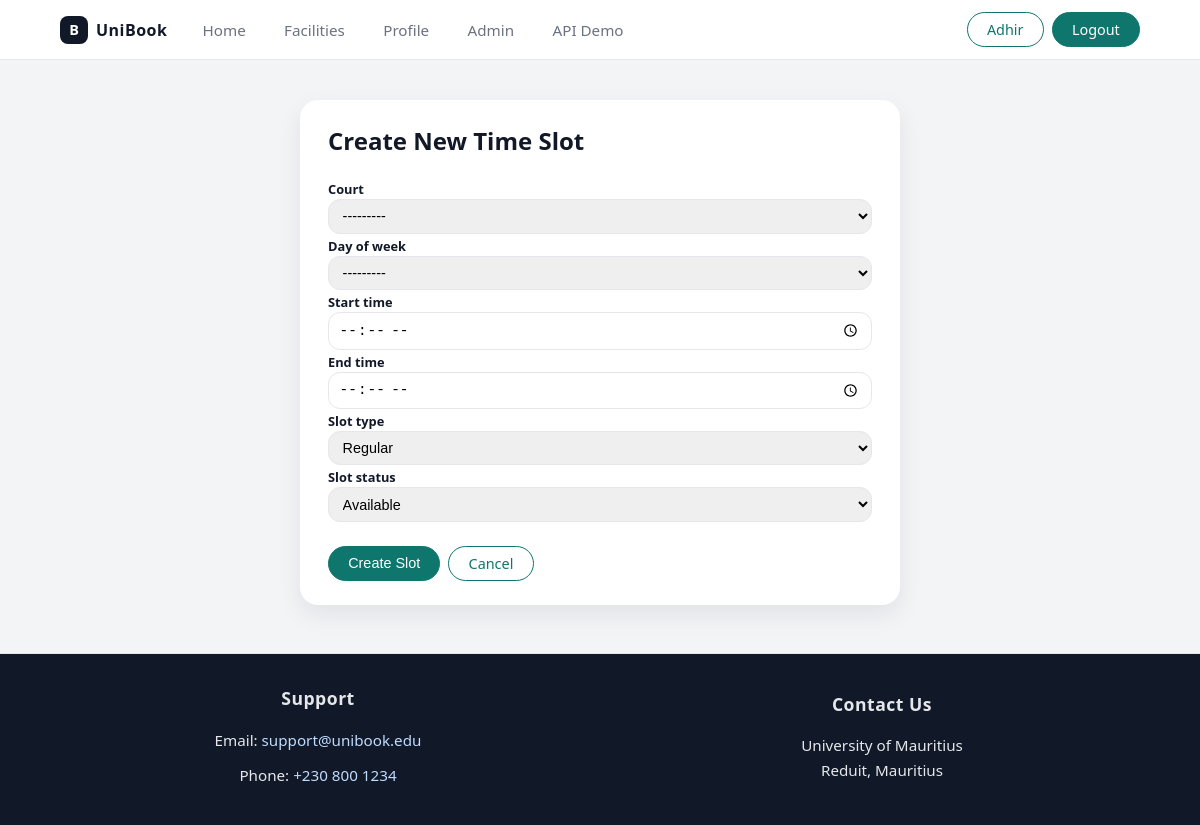
Screenshot of /manage/slot/create/ (signed in) with the database file from the repository.
### booking_sys/models.py (models this page shows, shortened)
class User(AbstractUser):
    MEMBER_TYPES = [
        ('student', 'Student'),
        ('staff', 'Staff'),
        ('admin', 'Administrator'),
    ]
    user_id = models.UUIDField(primary_key=True, default=uuid.uuid4, editable=False)
    email = models.EmailField(unique=True, verbose_name="User Email")
    first_name = models.CharField(max_length=100)
    last_name = models.CharField(max_length=100)
    member_type = models.CharField(max_length=10, choices=MEMBER_TYPES)
    user_phone = models.CharField(max_length=15, blank=True, null=True)
    date_joined = models.DateTimeField(auto_now_add=True)
    is_active = models.BooleanField(default=True)
    USERNAME_FIELD = 'email'
    REQUIRED_FIELDS = ['username','first_name', 'last_name', 'member_type']

class Court(models.Model):
    COURT_STATUS = [
        ('available', 'Available'),
        ('maintenance', 'Under Maintenance'),
        ('closed', 'Closed'),
    ]
    court_id = models.UUIDField(primary_key=True, default=uuid.uuid4, editable=False)
    facility = models.ForeignKey(Facility, on_delete=models.CASCADE, related_name='courts')
    court_name = models.CharField(max_length=200)
    sport_type = models.CharField(max_length=100)
    capacity = models.PositiveIntegerField(validators=[MinValueValidator(1), MaxValueValidator(1000)])
    notes = models.TextField(blank=True, default="None")
    image_url = models.URLField(blank=True, null=True)
    court_status = models.CharField(max_length=20, choices=COURT_STATUS, default='available')
    def __str__(self):
        return f"{self.court_name} ({self.facility.facility_name})"

class Slot(models.Model):
    SLOT_TYPES = [
        ('regular', 'Regular'),
        ('peak', 'Peak Hours'),
        ('off_peak', 'Off-Peak'),
    ]
    SLOT_STATUS = [
        ('available', 'Available'),
        ('booked', 'Booked'),
        ('blocked', 'Blocked'),
    ]
    slot_id = models.UUIDField(primary_key=True, default=uuid.uuid4, editable=False)
    court = models.ForeignKey(Court, on_delete=models.CASCADE, related_name='slots')
    day_of_week = models.IntegerField(choices=Availability.DAYS_OF_WEEK)
    start_time = models.TimeField()
    end_time = models.TimeField()
    slot_type = models.CharField(max_length=10, choices=SLOT_TYPES, default='regular')
    slot_status = models.CharField(max_length=20, choices=SLOT_STATUS, default='available')

class SiteSettings(models.Model):
    hero_image_url = models.URLField(
        blank=True,
        null=True,
        help_text="Enter the URL of the hero banner image. Leave blank for default gradient."
    )
    hero_title = models.CharField(
        max_length=200,
        default="Reserve football, volleyball and badminton courts instantly.",
        help_text="Main heading text for hero banner"
    )
    hero_subtitle = models.TextField(
        default="No more waiting in line or dealing with paper schedules. Book, manage and track your facility usage online.",
        help_text="Subtitle text for hero banner"
    )
    support_email = models.EmailField(
        default="support@unibook.edu",
        help_text="Email address for support inquiries"
    )
    support_phone = models.CharField(
        max_length=20,
        default="+230 800 1234",
        help_text="Phone number for support (format: +country code XXX XXXX)"
    )
    class Meta:
        verbose_name = "Site Settings"
        verbose_name_plural = "Site Settings"
    @classmethod
    def get_settings(cls):
        obj, created = cls.objects.get_or_create(pk=1)
        return obj

### booking_sys/views.py (the view, shortened to what this page needs)
# urls.py: path('manage/slot/create/', views.create_slot, name='create_slot'),
@login_required
@require_http_methods(["GET", "POST"])
def create_slot(request):
    if not (request.user.is_staff or request.user.member_type == 'admin'):
        messages.error(request, 'You do not have permission to access this page.')
        return redirect('booking_sys:home')
    if request.method == 'GET':
        form = SlotForm()
        return render(request, 'admin/create_slot.html', {'form': form})

### booking_sys/forms.py (shortened to what this page needs)
class SlotForm(forms.ModelForm):
    class Meta:
        model = Slot
        fields = ('court', 'day_of_week', 'start_time', 'end_time', 'slot_type', 'slot_status')
        widgets = {
            'court': forms.Select(attrs={'class': 'form-control'}),
            'day_of_week': forms.Select(attrs={'class': 'form-control'}),
            'start_time': forms.TimeInput(attrs={'class': 'form-control', 'type': 'time'}),
            'end_time': forms.TimeInput(attrs={'class': 'form-control', 'type': 'time'}),
            'slot_type': forms.Select(attrs={'class': 'form-control'}),
            'slot_status': forms.Select(attrs={'class': 'form-control'}),
        }

### booking_sys/context_processors.py (called while the page is built)
def site_settings(request):
    return {
        'site_settings': SiteSettings.get_settings()
    }

### booking_sys/templates/admin/create_slot.html (shortened to what this page needs)
{% extends 'base.html' %}
{% block content %}
<section class="section">
  <div style="max-width: 600px; margin: 0 auto;">
    <div class="card-section">
      <h1 style="margin-top: 0;">Create New Time Slot</h1>
      <form method="post">
        {% for field in form %}
          <label class="form-label">{{ field.label }}</label>
          {{ field }}
        {% endfor %}
        <div style="margin-top: 1.5rem; display: flex; gap: 0.5rem;">
          <button type="submit" class="btn btn-primary">Create Slot</button>
          <a href="{% url 'booking_sys:admin_dashboard' %}" class="btn btn-outline">Cancel</a>
        </div>
      </form>
    </div>
  </div>
</section>
{% endblock %}

### booking_sys/templates/base.html (shortened to what this page needs)
{% load static %}
<!DOCTYPE html>
<html lang="en">
<head>
  <link rel="stylesheet" href="{% static 'css/mystyle.css' %}" />
</head>
<body>
  <header class="navbar">
    <div class="nav-left">
      <div class="brand">
        <span class="brand-logo">B</span>
        <span class="brand-name">UniBook</span>
      </div>
      <nav class="nav-links">
        <a href="{% url 'booking_sys:home' %}" class="nav-link">Home</a>
        <a href="{% url 'booking_sys:facilities' %}" class="nav-link">Facilities</a>
        {% if user.is_authenticated %}
          <a href="{% url 'booking_sys:profile' %}" class="nav-link">Profile</a>
        {% endif %}
        {% if user.is_staff or user.member_type == 'admin' %}
          <a href="{% url 'booking_sys:admin_dashboard' %}" class="nav-link">Admin</a>
          <a href="{% url 'booking_sys:ajax_facilities' %}" class="nav-link">API Demo</a>
        {% endif %}
      </nav>
    </div>
    <div class="nav-right">
        {% if user.is_authenticated %}
          <a href="{% url 'booking_sys:profile' %}" class="btn btn-outline">{{ user.first_name }}</a>
          <a href="{% url 'booking_sys:logout' %}" class="btn btn-primary">Logout</a>
        {% else %}
          <a href="{% url 'booking_sys:login' %}" class="btn btn-outline">Sign In</a>
          <a href="{% url 'booking_sys:register' %}" class="btn btn-primary">Sign Up</a>
        {% endif %}
    </div>
  </header>
  <main class="page-container">
    {% block content %}{% endblock %}
  </main>
  <footer class="site-footer">
    <div class="footer-inner">
      <div style="text-align: center;">
        <h5>Support</h5>
        {% if site_settings %}
          <p>Email: <a href="mailto:{{ site_settings.support_email }}">{{ site_settings.support_email }}</a></p>
          <p>Phone: <a href="tel:{{ site_settings.support_phone }}">{{ site_settings.support_phone }}</a></p>
        {% else %}
          <p>Email: <a href="mailto:support@unibook.edu">support@unibook.edu</a></p>
          <p>Phone: <a href="tel:+230 800 1234">+230 800 1234</a></p>
        {% endif %}
      </div>
      <div style="text-align: center;">
        <h5>Contact Us</h5>
        <p>University of Mauritius<br />Reduit, Mauritius</p>
      </div>
    </div>
  </footer>
</body>
</html>

### booking_sys/static/css/mystyle.css (style rules this page uses)
:root { --bg: #f3f4f6; --surface: #ffffff; --border-subtle: #e5e7eb; --text-main: #111827; --text-muted: #6b7280; --primary: #0f766e; --primary-soft: #e0f2f1; --primary-dark: #064e3b; --accent: #2563eb; --danger: #dc2626; --warning: #f59e0b; --radius-card: 16px; --shadow-soft: 0 10px 25px rgba(15,23,42,0.08); --font-sans: system-ui, -apple-system, BlinkMacSystemFont, "Segoe UI", sans-serif; }
*, *::before, *::after { box-sizing: border-box; }
body { margin: 0; font-family: var(--font-sans); color: var(--text-main); background: var(--bg); }
.navbar { position: sticky; top: 0; z-index: 100; background: #ffffff; border-bottom: 1px solid var(--border-subtle); display: flex; align-items: center; justify-content: space-between; padding: 0.75rem 5vw; }
.nav-left { display: flex; align-items: center; gap: 1.5rem; }
.brand { display: flex; align-items: center; gap: 0.5rem; }
.brand-logo { width: 28px; height: 28px; border-radius: 8px; background: #111827; color: #ffffff; display: inline-flex; align-items: center; justify-content: center; font-weight: 700; font-size: 0.9rem; }
.brand-name { font-weight: 600; letter-spacing: 0.03em; }
.nav-links { display: flex; gap: 1rem; }
.nav-link { font-size: 0.95rem; color: var(--text-muted); text-decoration: none; padding: 0.35rem 0.7rem; border-radius: 999px; }
.nav-right { display: flex; gap: 0.5rem; }
.btn { display: inline-flex; align-items: center; justify-content: center; padding: 0.45rem 1.2rem; border-radius: 999px; font-size: 0.9rem; font-weight: 500; border: 1px solid transparent; cursor: pointer; text-decoration: none; white-space: nowrap; }
.btn-primary { background: var(--primary); color: #ffffff; border-color: var(--primary); }
.btn-outline { background: #ffffff; color: var(--primary); border-color: var(--primary); }
.page-container { max-width: 1200px; margin: 1.5rem auto 3rem; padding: 0 5vw; }
.section { margin-bottom: 3rem; padding-top: 1rem; }
.form-label { font-size: 0.8rem; font-weight: 600; margin-top: 0.7rem; margin-bottom: 0.2rem; }
.form-control { width: 100%; padding: 0.45rem 0.6rem; border-radius: 12px; border: 1px solid var(--border-subtle); font-size: 0.9rem; }
.card-section { background: var(--surface); border-radius: 18px; padding: 1.5rem 1.75rem; box-shadow: var(--shadow-soft); margin-bottom: 1.5rem; }
.site-footer { border-top: 1px solid var(--border-subtle); background: #111827; color: #e5e7eb; padding: 2rem 5vw; }
.footer-inner { max-width: 1200px; margin: 0 auto; display: grid; grid-template-columns: repeat(2, 1fr); gap: 3rem; }
.site-footer > div > div { display: flex; flex-direction: column; align-items: center; justify-content: center; }
.site-footer h5 { margin: 0 0 0.75rem 0; font-size: 1.1rem; font-weight: 600; letter-spacing: 0.5px; }
.site-footer p { margin: 0.35rem 0; font-size: 0.95rem; line-height: 1.6; }
.site-footer a { color: #bfdbfe; text-decoration: none; transition: color 0.2s; }

### rows the page displays
User: first_name "Adhir"
Court: form "---------"
SiteSettings: support_email "support@unibook.edu", support_phone "+230 800 1234"

### other values shown
{{ field.label }} "Court" "Day of week" "Start time" "End time" "Slot type" "Slot status"
